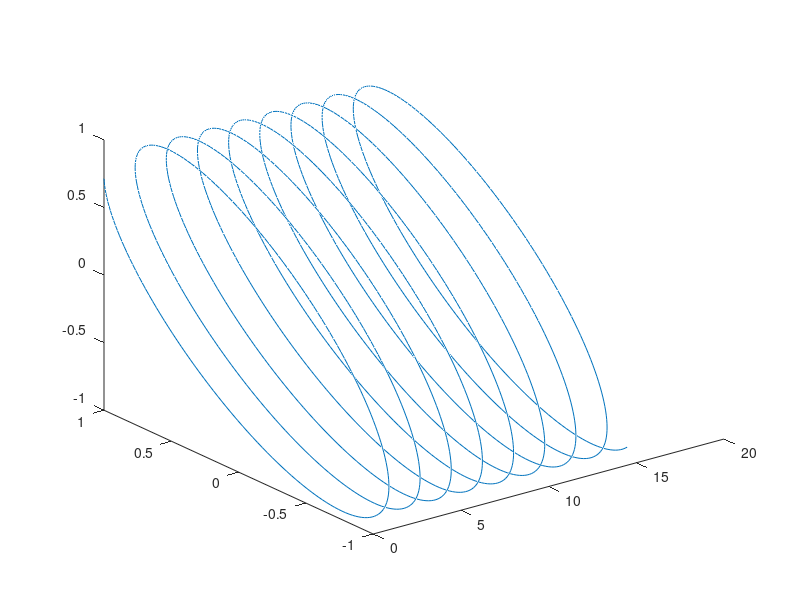

The MATLAB script that drew this image:

lambda=533; %wavelength in nm
c=300; % speed of light in nm/fs
k=2*pi/lambda;
w=k*c;
r=1
t=0:.01:15; %time that goes from 0 to 15 fs
x=cos(w*t-k*r);
y=1*cos(w*t-k*r+pi/4);
plot3(t,x,y)